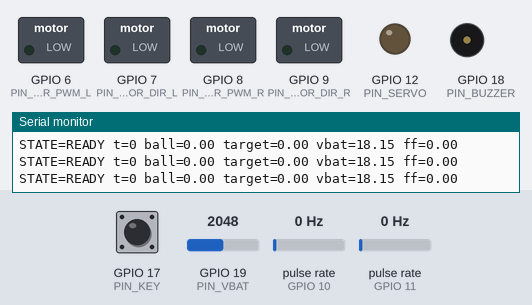
A program run on a simulated ESP32-S3. Shown: switched loads named in the program (green lamp = pin HIGH), output pins drawn as LEDs (lit = HIGH), buzzer (waves = sounding, pin HIGH), the last lines printed to the serial monitor. Wiring (inferred from the names in the program): 2 × pulse sensor: data GPIO 10 / data GPIO 11. The inputs (shaded band) are chosen by the test bench; at power-on: GPIO 17 (PIN_KEY) HIGH, GPIO 19 (PIN_VBAT) = 2048, pulse rate (sensors on GPIO 10, GPIO 11) 0 Hz.

Above: at 1.2 s.
1.3 s: GPIO 17 (PIN_KEY) pulled LOW for 0.15 s
At 1.9 s:
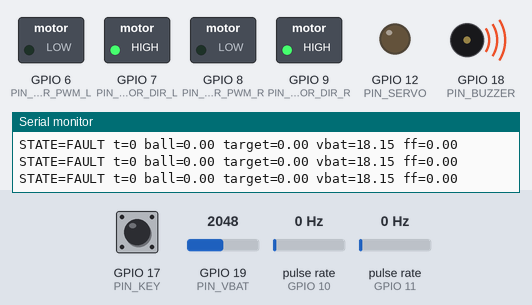
Timing chart, 0 to 4.3 s (numbered marks = the images above; inputs shaded):
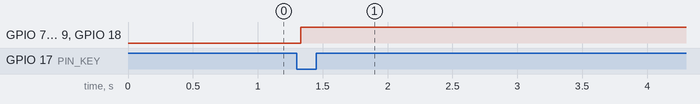

Measured:
- after the input at 1.3 s, GPIO 7 (PIN_MOTOR_DIR_L), GPIO 9 (PIN_MOTOR_DIR_R), GPIO 18 (PIN_BUZZER): LOW → HIGH at once

The program:

main.cpp
```cpp
#include <Arduino.h>

#include "config.h"
#include "pid.h"

namespace {

enum class State : uint8_t { BOOT, CALIBRATE, READY, RUN, BRAKE, FAULT };

struct BallObservation {
  float x_cm = 0.0f;
  float confidence = 0.0f;
  uint32_t stamp_ms = 0;
  bool valid = false;
};

State state = State::BOOT;
BallObservation ball;
Pid ball_pid(BALL_KP, BALL_KI, BALL_KD, SERVO_MIN_DEG, SERVO_MAX_DEG);
Pid angle_pid(ANGLE_KP, ANGLE_KI, ANGLE_KD, -1.0f, 1.0f);
Pid line_pid(LINE_KP, LINE_KI, LINE_KD, -1.0f, 1.0f);

volatile int32_t left_pulses = 0;
volatile int32_t right_pulses = 0;
float left_speed_cm_s = 0.0f;
float right_speed_cm_s = 0.0f;
float previous_speed_cm_s = 0.0f;
float feedforward_deg = 0.0f;
float last_ball_cm = 0.0f;
uint32_t last_control_ms = 0;
uint32_t last_display_ms = 0;
uint32_t start_ms = 0;
uint32_t last_line_ms = 0;

void IRAM_ATTR onLeftEncoder() { left_pulses++; }
void IRAM_ATTR onRightEncoder() { right_pulses++; }

void setMotor(uint8_t pwm_pin, uint8_t dir_pin, float command) {
  command = constrain(command, -1.0f, 1.0f);
  const bool forward = command >= 0.0f;
  digitalWrite(dir_pin, forward ? HIGH : LOW);
  const int duty = static_cast<int>(fabsf(command) * 1023.0f);
  ledcWrite(pwm_pin, duty);
}

void setServoAngle(float degrees) {
  degrees = constrain(degrees, SERVO_MIN_DEG, SERVO_MAX_DEG);
  // 50 Hz, 16-bit: 2.5%..12.5% maps to -90..+90 degrees.
  const float pulse = 0.025f + (degrees + 90.0f) / 180.0f * 0.10f;
  const uint32_t duty = static_cast<uint32_t>(pulse * 65535.0f);
  ledcWrite(PIN_SERVO, duty);
}

float readLineError(bool& lost) {
  // Weighted average of the five IR channels. Higher ADC = more reflective.
  static const float weights[5] = {-2.0f, -1.0f, 0.0f, 1.0f, 2.0f};
  float sum = 0.0f;
  float weight_sum = 0.0f;
  for (int i = 0; i < 5; ++i) {
    const int raw = analogRead(PIN_IR[i]);
    const float strength = static_cast<float>(raw) / 4095.0f;
    sum += weights[i] * strength;
    weight_sum += strength;
  }
  lost = weight_sum < 0.15f;
  return lost ? 0.0f : sum / weight_sum;
}

void parseVisionLine() {
  // Vision sends: B,<x_cm>,<confidence>,<stamp_ms>\n
  static char buffer[64];
  static size_t length = 0;
  while (Serial1.available() > 0) {
    const char c = static_cast<char>(Serial1.read());
    if (c == '\n') {
      buffer[length] = '\0';
      float x = 0.0f;
      float confidence = 0.0f;
      unsigned long stamp = 0;
      if (sscanf(buffer, "B,%f,%f,%lu", &x, &confidence, &stamp) == 3) {
        ball.x_cm = constrain(x, -BALL_TARGET_LIMIT_CM, BALL_TARGET_LIMIT_CM);
        ball.confidence = confidence;
        ball.stamp_ms = static_cast<uint32_t>(stamp);
        ball.valid = confidence > 0.3f;
      }
      length = 0;
    } else if (length < sizeof(buffer) - 1) {
      buffer[length++] = c;
    }
  }
}

float readBatteryVoltage() {
  // 1/11 divider; 12-bit ADC, 3.3 V reference.
  const int raw = analogRead(PIN_VBAT);
  return (static_cast<float>(raw) / 4095.0f) * 3.3f * 11.0f;
}

void updateSpeedEstimate(uint32_t now_ms) {
  static uint32_t last_ms = 0;
  static int32_t last_left = 0;
  static int32_t last_right = 0;
  if (last_ms == 0) {
    last_ms = now_ms;
    last_left = left_pulses;
    last_right = right_pulses;
    return;
  }
  const float dt = (now_ms - last_ms) / 1000.0f;
  if (dt <= 0.0f) return;
  const float left_delta = static_cast<float>(left_pulses - last_left);
  const float right_delta = static_cast<float>(right_pulses - last_right);
  // 11 pulses per wheel revolution, 6.5 cm wheel diameter; tune on the car.
  constexpr float CM_PER_PULSE = 3.1415926f * 6.5f / 11.0f;
  left_speed_cm_s = left_delta * CM_PER_PULSE / dt;
  right_speed_cm_s = right_delta * CM_PER_PULSE / dt;
  last_ms = now_ms;
  last_left = left_pulses;
  last_right = right_pulses;
}

void updateDisplay(uint32_t now_ms) {
  if (now_ms - last_display_ms < 200) return;
  last_display_ms = now_ms;
  const char* state_name = "BOOT";
  switch (state) {
    case State::BOOT: state_name = "BOOT"; break;
    case State::CALIBRATE: state_name = "CAL"; break;
    case State::READY: state_name = "READY"; break;
    case State::RUN: state_name = "RUN"; break;
    case State::BRAKE: state_name = "BRAKE"; break;
    case State::FAULT: state_name = "FAULT"; break;
  }
  const uint32_t elapsed = state == State::RUN ? (now_ms - start_ms) : 0;
  Serial.printf("STATE=%s t=%lu ball=%.2f target=%.2f vbat=%.2f ff=%.2f\n",
                state_name, static_cast<unsigned long>(elapsed), ball.x_cm,
                last_ball_cm, readBatteryVoltage(), feedforward_deg);
}

void enterFault(const char* reason) {
  state = State::FAULT;
  Serial.printf("FAULT: %s\n", reason);
  setMotor(PIN_MOTOR_PWM_L, PIN_MOTOR_DIR_L, 0.0f);
  setMotor(PIN_MOTOR_PWM_R, PIN_MOTOR_DIR_R, 0.0f);
  setServoAngle(0.0f);
  digitalWrite(PIN_BUZZER, HIGH);
}

}  // namespace

void setup() {
  Serial.begin(115200);
  Serial1.begin(115200, SERIAL_8N1, 21, 22);  // vision UART (RX, TX)

  pinMode(PIN_MOTOR_DIR_L, OUTPUT);
  pinMode(PIN_MOTOR_DIR_R, OUTPUT);
  pinMode(PIN_KEY, INPUT_PULLUP);
  pinMode(PIN_BUZZER, OUTPUT);
  pinMode(PIN_ENC_L, INPUT_PULLUP);
  pinMode(PIN_ENC_R, INPUT_PULLUP);

  ledcSetup(0, 20000, 10);
  ledcAttachPin(PIN_MOTOR_PWM_L, 0);
  ledcSetup(1, 20000, 10);
  ledcAttachPin(PIN_MOTOR_PWM_R, 1);
  ledcSetup(2, 50, 16);
  ledcAttachPin(PIN_SERVO, 2);

  attachInterrupt(digitalPinToInterrupt(PIN_ENC_L), onLeftEncoder, RISING);
  attachInterrupt(digitalPinToInterrupt(PIN_ENC_R), onRightEncoder, RISING);

  setServoAngle(0.0f);
  ball_pid.reset();
  angle_pid.reset();
  line_pid.reset();
  state = State::CALIBRATE;
  Serial.println("dsh-git H-problem firmware boot");
}

void loop() {
  const uint32_t now_ms = millis();
  parseVisionLine();
  updateSpeedEstimate(now_ms);

  if (now_ms - last_control_ms < CONTROL_PERIOD_MS) {
    updateDisplay(now_ms);
    return;
  }
  const float dt = (now_ms - last_control_ms) / 1000.0f;
  last_control_ms = now_ms;

  const bool vision_fresh = ball.valid && (now_ms - ball.stamp_ms) < VISION_TIMEOUT_MS;
  if (!vision_fresh && state == State::RUN && (now_ms - ball.stamp_ms) > 1000) {
    enterFault("vision timeout");
  }

  if (state == State::CALIBRATE) {
    setServoAngle(0.0f);
    if (readBatteryVoltage() > 6.6f) {
      state = State::READY;
      digitalWrite(PIN_BUZZER, LOW);
    }
  } else if (state == State::READY) {
    if (digitalRead(PIN_KEY) == LOW) {
      delay(30);
      if (digitalRead(PIN_KEY) == LOW) {
        state = State::RUN;
        start_ms = now_ms;
        ball_pid.reset();
        line_pid.reset();
        last_ball_cm = 0.0f;
      }
    }
  } else if (state == State::RUN) {
    bool lost = false;
    const float line_error = readLineError(lost);
    if (lost) {
      if (now_ms - last_line_ms > LINE_TIMEOUT_MS) {
        enterFault("line lost");
      }
    } else {
      last_line_ms = now_ms;
    }

    const float steering = line_pid.update(0.0f, line_error, dt);
    const float base = 0.62f;
    setMotor(PIN_MOTOR_PWM_L, PIN_MOTOR_DIR_L, base + steering);
    setMotor(PIN_MOTOR_PWM_R, PIN_MOTOR_DIR_R, base - steering);

    if (vision_fresh) {
      last_ball_cm = ball.x_cm;
    }
    const float target_deg = ball_pid.update(0.0f, last_ball_cm, dt);

    // Feed-forward from longitudinal acceleration (cm/s^2 -> m/s^2).
    const float avg_speed = 0.5f * (left_speed_cm_s + right_speed_cm_s);
    const float accel = (avg_speed - previous_speed_cm_s) / dt / 100.0f;
    previous_speed_cm_s = avg_speed;
    feedforward_deg = FEEDFORWARD_GAIN * accel * 57.2958f;

    const float command = constrain(target_deg + feedforward_deg, SERVO_MIN_DEG, SERVO_MAX_DEG);
    const float angle_error = command - 0.0f;  // replace with measured angle if available
    const float servo_cmd = angle_pid.update(0.0f, angle_error, dt);
    setServoAngle(command + servo_cmd * 0.0f);  // angle loop placeholder; see docs

    if (digitalRead(PIN_KEY) == LOW) {
      state = State::BRAKE;
    }
  } else if (state == State::BRAKE) {
    setMotor(PIN_MOTOR_PWM_L, PIN_MOTOR_DIR_L, 0.0f);
    setMotor(PIN_MOTOR_PWM_R, PIN_MOTOR_DIR_R, 0.0f);
    setServoAngle(0.0f);
    if (now_ms - start_ms > 300) {
      state = State::READY;
    }
  } else if (state == State::FAULT) {
    setMotor(PIN_MOTOR_PWM_L, PIN_MOTOR_DIR_L, 0.0f);
    setMotor(PIN_MOTOR_PWM_R, PIN_MOTOR_DIR_R, 0.0f);
    setServoAngle(0.0f);
  }

  updateDisplay(now_ms);
}
```

config.h
```cpp
#pragma once

#include <Arduino.h>

// ---------------------------------------------------------------------------
// Pin map (reference; verify against the selected ESP32-S3 board)
// ---------------------------------------------------------------------------
constexpr uint8_t PIN_IR[5] = {1, 2, 3, 4, 5};  // L2, L1, C, R1, R2
constexpr uint8_t PIN_MOTOR_PWM_L = 6;
constexpr uint8_t PIN_MOTOR_DIR_L = 7;
constexpr uint8_t PIN_MOTOR_PWM_R = 8;
constexpr uint8_t PIN_MOTOR_DIR_R = 9;
constexpr uint8_t PIN_ENC_L = 10;
constexpr uint8_t PIN_ENC_R = 11;
constexpr uint8_t PIN_SERVO = 12;
constexpr uint8_t PIN_KEY = 17;
constexpr uint8_t PIN_BUZZER = 18;
constexpr uint8_t PIN_VBAT = 19;

// ---------------------------------------------------------------------------
// Control constants
// ---------------------------------------------------------------------------
constexpr float CONTROL_HZ = 200.0f;
constexpr uint32_t CONTROL_PERIOD_MS = 5;
constexpr float SERVO_MIN_DEG = -25.0f;
constexpr float SERVO_MAX_DEG = 25.0f;
constexpr float BALL_TARGET_LIMIT_CM = 6.0f;
constexpr uint32_t VISION_TIMEOUT_MS = 150;
constexpr uint32_t LINE_TIMEOUT_MS = 200;

// Ball position loop: cm -> degrees
constexpr float BALL_KP = 2.2f;
constexpr float BALL_KI = 0.25f;
constexpr float BALL_KD = 0.35f;

// Beam angle loop: degrees -> PWM
constexpr float ANGLE_KP = 3.0f;
constexpr float ANGLE_KI = 0.05f;
constexpr float ANGLE_KD = 0.08f;

// Line following loop: normalized error -> steering
constexpr float LINE_KP = 45.0f;
constexpr float LINE_KI = 0.0f;
constexpr float LINE_KD = 8.0f;

// Feed-forward: theta_ff = -(7 / (5g)) * a
constexpr float GRAVITY = 9.80665f;
constexpr float FEEDFORWARD_GAIN = -(7.0f / (5.0f * GRAVITY));
```
